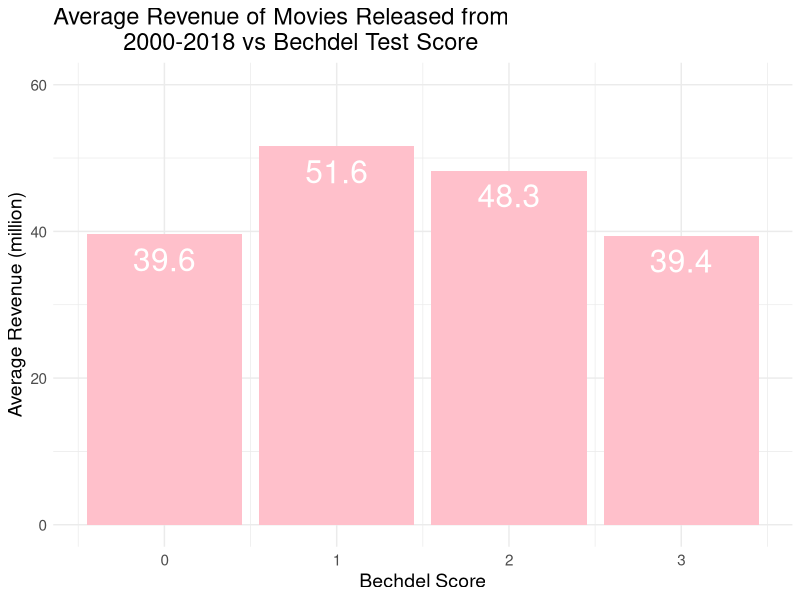

Recreate this plot in R.
library(ggplot2)
library(dplyr)

# goal: create plot that compares bechdel test score to revenue the of
# movies from 2000-2018

# load datsets
rev <- read.csv("../data/Bechdel-master_revenue.csv",
                stringsAsFactors = FALSE)
bechdel <- read.csv("../data/bechdel_test_df.csv",
                    stringsAsFactors = FALSE)

# get rid of uneccessary columns
rev_select <- rev %>%
  select(Movie, Revenue, Year)
  
bechdel_select <- bechdel %>%
  select(title, rating)

# join tibbles
joined_data <- left_join(rev_select, bechdel_select, by = c("Movie" = "title"))

# filter out movies with no bechdel score (na values), movies where revenue
# is equal to 0, and filter out movies released before 2000 to account
# for inflation
filtered_data <- joined_data %>%
  filter(!is.na(rating)) %>%
  filter(Revenue > 0) %>%
  filter(Year > 1999)

# find average revenue of movies with each score (0-3) and scale down
# revenue to make it easier to understand on the chart
summary_values <- filtered_data %>%
  group_by(rating) %>%
  summarise(avg_rev = mean(Revenue)) %>%
  mutate(rev_to_scale = avg_rev / 1000000,
         rev_to_scale = round(rev_to_scale, 1))

# make plot
plot_3 <- ggplot(data = summary_values, aes(x = rating, y = rev_to_scale)) +
  geom_bar(stat = "identity", fill = "pink") +
  geom_text(aes(label = rev_to_scale), vjust = 1.6, color = "white",
            size = 8) +
  theme_minimal() +
  ggtitle("Average Revenue of Movies Released from
          2000-2018 vs Bechdel Test Score") +
  xlab("Bechdel Score") + ylab("Average Revenue (million)") +
  ylim(0, 60) +
  theme(axis.text = element_text(size = 11)) +
  theme(axis.title = element_text(size = 14)) +
  theme(plot.title = element_text(size = 17))
